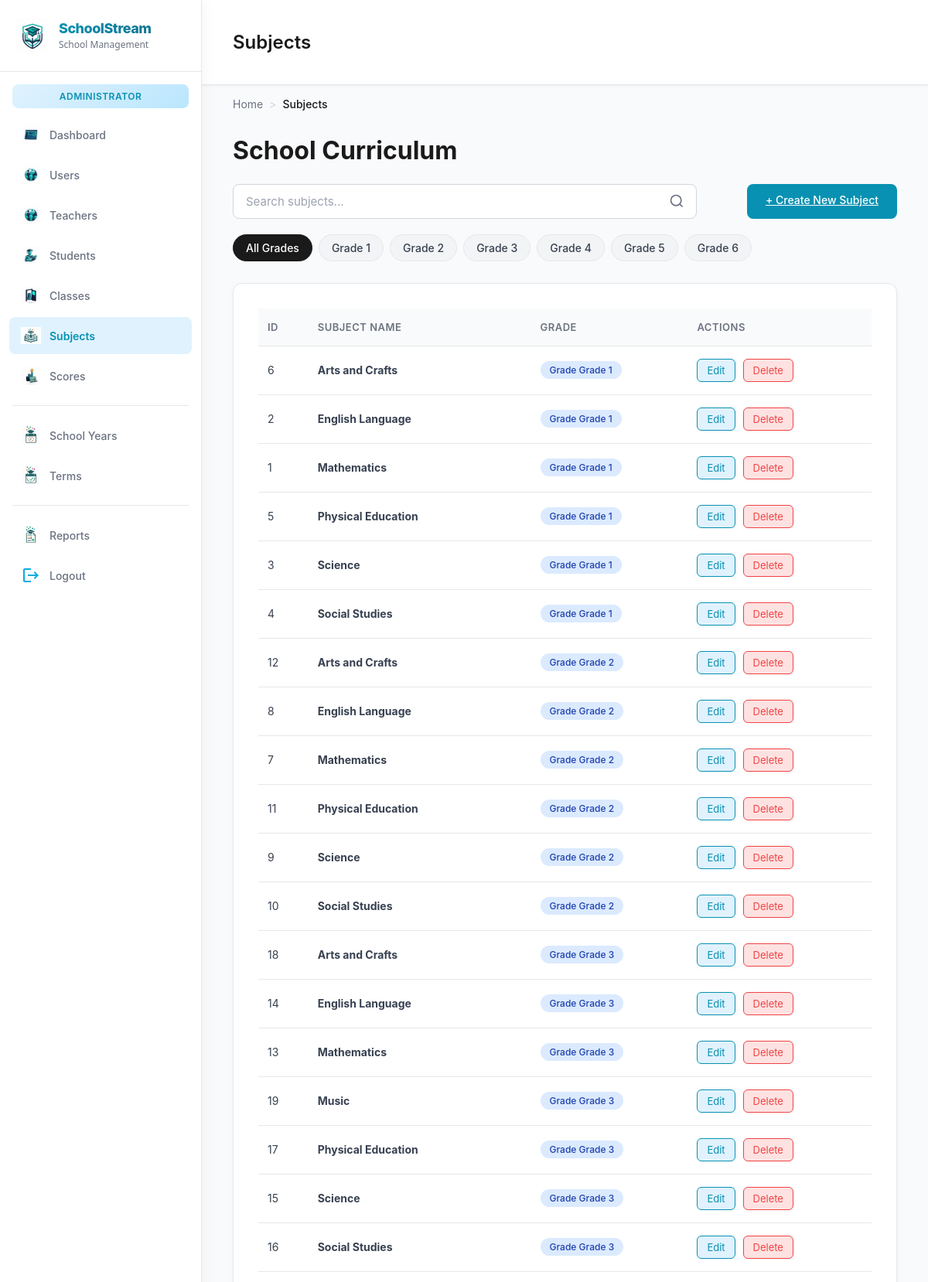
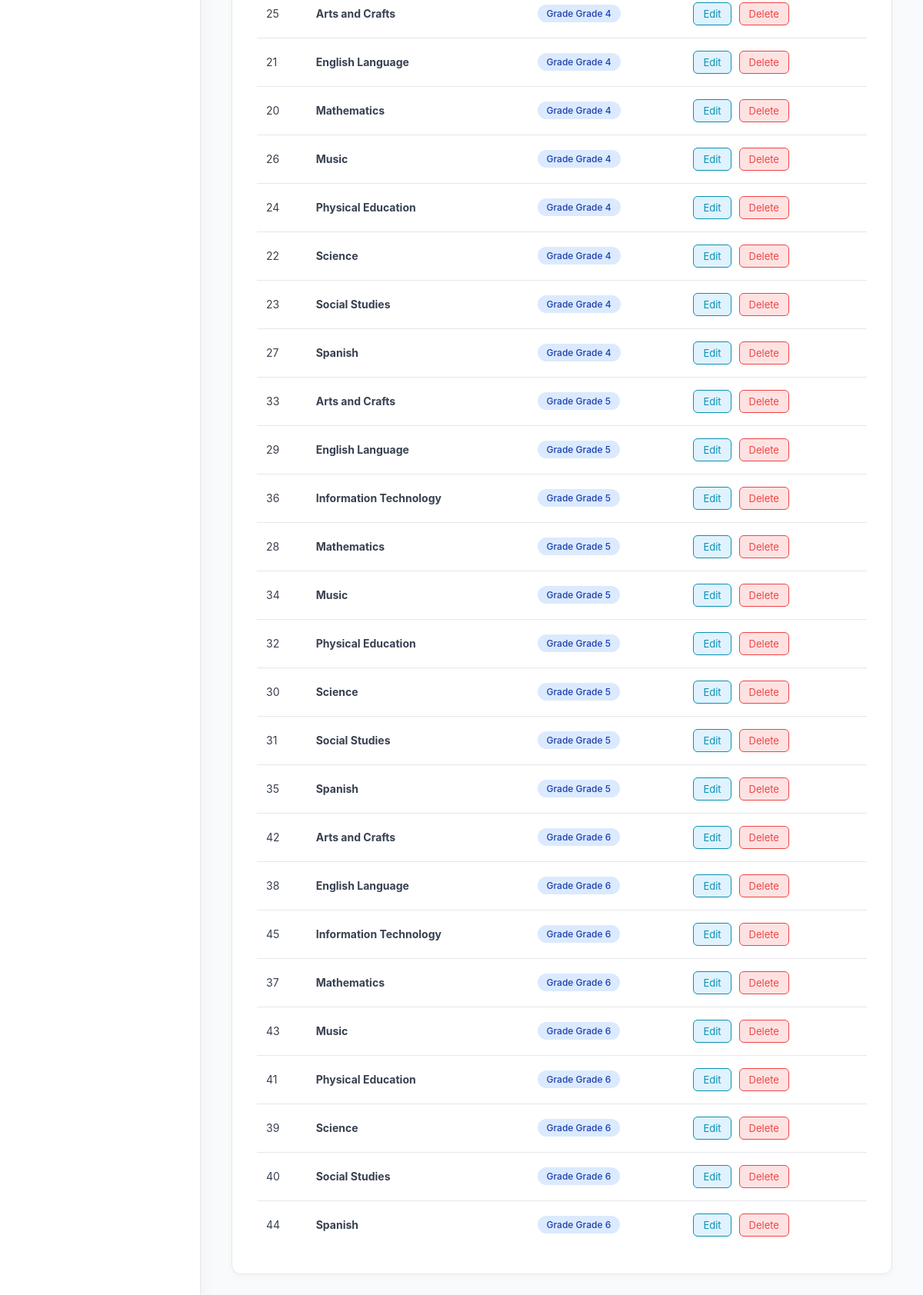
/views/subjects/subjects_list.php (signed in), run on the app's committed database (2 pictures, top to bottom).
### tables this page shows
CREATE TABLE IF NOT EXISTS subjects (
    subject_id INT AUTO_INCREMENT PRIMARY KEY,
    subject_name VARCHAR(50) NOT NULL,
    grade_id INT NOT NULL,
    UNIQUE (subject_name, grade_id),
    CONSTRAINT fk_subjects_grade
        FOREIGN KEY (grade_id) REFERENCES grades(grade_id)
        ON DELETE RESTRICT
        ON UPDATE CASCADE
);

CREATE TABLE IF NOT EXISTS grades (
    grade_id INT AUTO_INCREMENT PRIMARY KEY,
    grade_name VARCHAR(20) NOT NULL UNIQUE
);

### models/Model.php (called while the page is built, shortened)
<?php
abstract class Model {
    protected static $pdo = null;
    protected function getConnection() {
        if (self::$pdo === null) {
            self::$pdo = getDBConnection();
        }
        return self::$pdo;
    }
    protected function query($sql, $params = []) {
        $pdo = $this->getConnection();
        try {
            $stmt = $pdo->prepare($sql);
            $stmt->execute($params);
            return $stmt->fetchAll(PDO::FETCH_ASSOC);
        } catch (PDOException $e) {
            error_log("Model query error: " . $e->getMessage());
            return [];
        }
    }
}

### models/Subject.php (called while the page is built, shortened)
<?php
require_once __DIR__ . '/Model.php';
class Subject extends Model {
    public function getAll() {
        $sql = "SELECT s.*, g.grade_name
                FROM subjects s
                JOIN grades g ON s.grade_id = g.grade_id
                ORDER BY g.grade_id, s.subject_name";
        return $this->query($sql);
    }
}

### controllers/SubjectController.php (called while the page is built, shortened)
<?php
require_once __DIR__ . '/../models/Subject.php';
class SubjectController extends BaseController {
    private $subjectModel;
    public function __construct() {
        $this->subjectModel = new Subject();
    }
    public function index() {
        return $this->subjectModel->getAll();
    }
}

### views/subjects/subjects_list.php (the view, shortened to what this page needs)
<?php
$headerPath = __DIR__ . '/../../includes/header.php';
$parts = explode('/', trim($_SERVER['SCRIPT_NAME'], '/'));
$projectRoot = (isset($parts[1]) ? '/' . $parts[0] : '');
$extra_head = '<link rel="stylesheet" href="' . $projectRoot . '/public/assets/css/darkManagement.css?v=' . time() . '">';
require_once __DIR__ . '/../../controllers/SubjectController.php';
$subjectController = new SubjectController();
$subjects = $subjectController->index();
?>
<div class="Main-Container">
    <?php require_once dirname($headerPath) . '/sidebar.php'; ?>
    <main class="main-dashboard">
        <div class="header">
            <h2>Subjects</h2>
        </div>
        <nav class="breadcrumb">
            <div class="breadcrumb-item">
                <a href="<?php echo $projectRoot; ?>/views/dashboard/index.php" class="breadcrumb-link">Home</a>
            </div>
            <div class="breadcrumb-separator">></div>
            <div class="breadcrumb-item">
                <span class="breadcrumb-current">Subjects</span>
            </div>
        </nav>
        <h1>School Curriculum</h1>
        <section class="search-filter-section">
            <div class="search-bar-container">
                <div class="search-bar">
                    <input type="text" id="searchInput" placeholder="Search subjects..." onkeyup="searchSubjects()">
                </div>
                <a href="subject_create.php" class="create-btn" style="margin-left: auto;">
                    + Create New Subject
                </a>
            </div>
            <div class="filter-chips-container">
                <div class="filter-chip active" onclick="filterSubjects('all')">All Grades</div>
                <?php for ($g=1; $g<=6; $g++): ?>
                    <div class="filter-chip" onclick="filterSubjects('grade-<?php echo $g; ?>')">Grade <?php echo $g; ?></div>
                <?php endfor; ?>
            </div>
        </section>
        <section class="table-card">
            <?php if (empty($subjects)): ?>
                <div class="empty-state">
                    <div class="empty-state-content">
                        <svg class="empty-state-icon" width="64" height="64" viewBox="0 0 24 24" fill="none" stroke="currentColor" stroke-width="1.5">
                            <path d="M12 6.253v13m0-13C10.832 5.477 9.246 5 7.5 5S4.168 5.477 3 6.253v13C4.168 18.477 5.754 18 7.5 18s3.332.477 4.5 1.253m0-13C13.168 5.477 14.754 5 16.5 5c1.747 0 3.332.477 4.5 1.253v13C19.832 18.477 18.247 18 16.5 18c-1.746 0-3.332.477-4.5 1.253"/>
                        </svg>
                        <h3>No subjects found</h3>
                        <p>Get started by creating your first subject for the school curriculum.</p>
                        <a href="subject_create.php" class="empty-state-btn">+ Create First Subject</a>
                    </div>
                </div>
            <?php else: ?>
                <table>
                    <thead>
                    <tr>
                        <th>ID</th>
                        <th>Subject Name</th>
                        <th>Grade</th>
                        <th>Actions</th>
                    </tr>
                    </thead>
                    <tbody>
                        <?php foreach ($subjects as $s): ?>
                        <tr>
                            <td><?php echo e($s['subject_id']); ?></td>
                            <td><strong><?php echo e($s['subject_name']); ?></strong></td>
                            <td>
                                <span class="badge badge-info">Grade <?php echo e($s['grade_name']); ?></span>
                            </td>
                            <td>
                                <a href="subject_edit.php?id=<?php echo urlencode($s['subject_id']); ?>" class="action-btn edit-btn">Edit</a>
                                <a href="<?php echo $projectRoot; ?>/controllers/SubjectController.php?action=delete&id=<?php echo $s['subject_id']; ?>"
                                   class="action-btn delete-btn"
                                   onclick="return confirm('Are you sure you want to delete this subject?');">Delete</a>
                            </td>
                        </tr>
                        <?php endforeach; ?>
                    </tbody>
                </table>
            <?php endif; ?>
        </section>
    </main>
</div>
</body>
</html>

### public/assets/css/style.css (style rules this page uses)
input::placeholder { color: rgba(255, 255, 255, 0.6); }

### includes/header.php (style rules this page uses)
body { font-family:Arial,Helvetica,sans-serif;margin:0;padding:0 }

### data on the page
subjects: subject_id "6", subject_name "Arts and Crafts", grade.grade_name "Grade 1"
subjects: subject_id "2", subject_name "English Language", grade.grade_name "Grade 1"
subjects: subject_id "1", subject_name "Mathematics", grade.grade_name "Grade 1"
subjects: subject_id "5", subject_name "Physical Education", grade.grade_name "Grade 1"
subjects: subject_id "3", subject_name "Science", grade.grade_name "Grade 1"
subjects: subject_id "4", subject_name "Social Studies", grade.grade_name "Grade 1"
subjects: subject_id "12", subject_name "Arts and Crafts", grade.grade_name "Grade 2"
subjects: subject_id "8", subject_name "English Language", grade.grade_name "Grade 2"
subjects: subject_id "7", subject_name "Mathematics", grade.grade_name "Grade 2"
subjects: subject_id "11", subject_name "Physical Education", grade.grade_name "Grade 2"
subjects: subject_id "9", subject_name "Science", grade.grade_name "Grade 2"
subjects: subject_id "10", subject_name "Social Studies", grade.grade_name "Grade 2"
subjects: subject_id "18", subject_name "Arts and Crafts", grade.grade_name "Grade 3"
subjects: subject_id "14", subject_name "English Language", grade.grade_name "Grade 3"
subjects: subject_id "13", subject_name "Mathematics", grade.grade_name "Grade 3"
subjects: subject_id "19", subject_name "Music", grade.grade_name "Grade 3"
subjects: subject_id "17", subject_name "Physical Education", grade.grade_name "Grade 3"
subjects: subject_id "15", subject_name "Science", grade.grade_name "Grade 3"
subjects: subject_id "16", subject_name "Social Studies", grade.grade_name "Grade 3"
subjects: subject_id "25", subject_name "Arts and Crafts", grade.grade_name "Grade 4"
subjects: subject_id "21", subject_name "English Language", grade.grade_name "Grade 4"
subjects: subject_id "20", subject_name "Mathematics", grade.grade_name "Grade 4"
subjects: subject_id "26", subject_name "Music", grade.grade_name "Grade 4"
subjects: subject_id "24", subject_name "Physical Education", grade.grade_name "Grade 4"
subjects: subject_id "22", subject_name "Science", grade.grade_name "Grade 4"
subjects: subject_id "23", subject_name "Social Studies", grade.grade_name "Grade 4"
subjects: subject_id "27", subject_name "Spanish", grade.grade_name "Grade 4"
subjects: subject_id "33", subject_name "Arts and Crafts", grade.grade_name "Grade 5"
subjects: subject_id "29", subject_name "English Language", grade.grade_name "Grade 5"
subjects: subject_id "36", subject_name "Information Technology", grade.grade_name "Grade 5"
subjects: subject_id "28", subject_name "Mathematics", grade.grade_name "Grade 5"
subjects: subject_id "34", subject_name "Music", grade.grade_name "Grade 5"
subjects: subject_id "32", subject_name "Physical Education", grade.grade_name "Grade 5"
subjects: subject_id "30", subject_name "Science", grade.grade_name "Grade 5"
subjects: subject_id "31", subject_name "Social Studies", grade.grade_name "Grade 5"
subjects: subject_id "35", subject_name "Spanish", grade.grade_name "Grade 5"
subjects: subject_id "42", subject_name "Arts and Crafts", grade.grade_name "Grade 6"
subjects: subject_id "38", subject_name "English Language", grade.grade_name "Grade 6"
subjects: subject_id "45", subject_name "Information Technology", grade.grade_name "Grade 6"
subjects: subject_id "37", subject_name "Mathematics", grade.grade_name "Grade 6"
subjects: subject_id "43", subject_name "Music", grade.grade_name "Grade 6"
subjects: subject_id "41", subject_name "Physical Education", grade.grade_name "Grade 6"
subjects: subject_id "39", subject_name "Science", grade.grade_name "Grade 6"
subjects: subject_id "40", subject_name "Social Studies", grade.grade_name "Grade 6"
subjects: subject_id "44", subject_name "Spanish", grade.grade_name "Grade 6"
